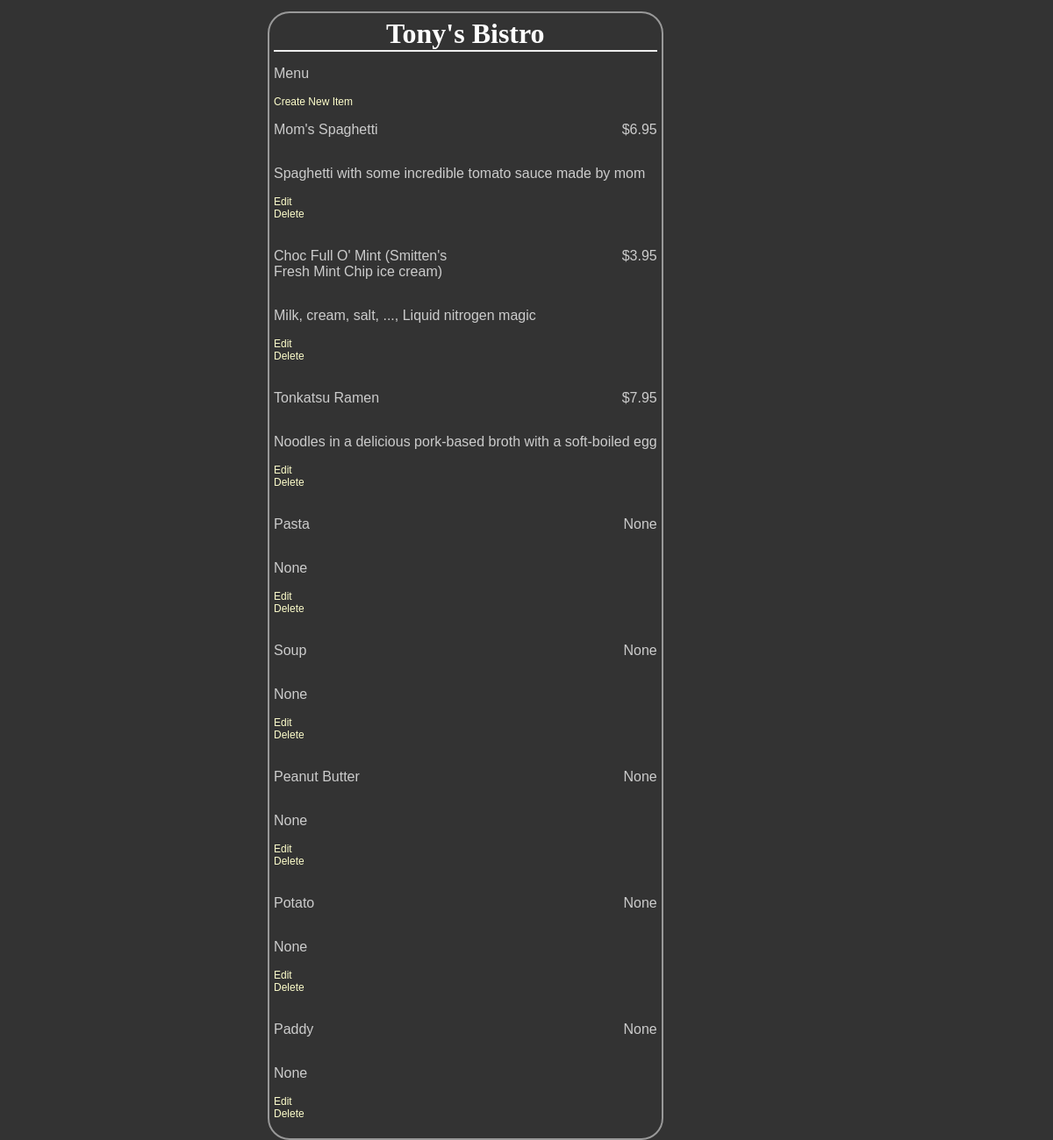
/restaurants/9/, run on the app's committed database.
### db_setup.py (models this page shows, shortened)
class Restaurant(Base):
    __tablename__ = 'restaurant'
    rid = Column(Integer, primary_key=True)
    name = Column(String(250), nullable=False)

class MenuItem(Base):
    __tablename__ = 'menu_item'
    name = Column(String(80), nullable=False)
    mid = Column(Integer, primary_key=True)
    description = Column(String(250))
    price = Column(String(8))
    course = Column(String(250))
    restaurant_id = Column(Integer, ForeignKey('restaurant.rid'))
    restaurant = relationship(Restaurant)

### project.py (the view)
@app.route('/restaurants/<int:restaurant_id>/')
def restaurantMenu(restaurant_id):
    restaurant = session.query(Restaurant).filter_by(rid = restaurant_id).one()
    items = session.query(MenuItem).filter_by(restaurant_id = restaurant.rid)
    return render_template('menu.html', restaurant = restaurant, items = items)

### templates/menu.html (shortened to what this page needs)
<html>
<head>
	<link rel=stylesheet type=text/css href="{{ url_for('static', filename='styles.css') }}">
	</head>
<body>
<div class = 'pane'>
		<div class = 'header'>
		<h1>{{ restaurant.name }}</h1>
	</div>
<p>Menu</p>
<a href='{{url_for('newMenuItem', restaurant_id = restaurant.rid) }}'>Create New Item</a>
{% for i in items %}
<div>
    <div class = 'nameAndPrice'>
		<span class = 'name'><p>{{i.name}}</p></span>
		<span class = 'price'>
		<p>{{i.price}} </p>
	</span>
	</div>
	<div class = 'description'>
		<p>{{i.description}}</p>
	</div>
	<div class = "editdeletepane">
	<a href='{{url_for('editMenuItem', restaurant_id = restaurant.rid, menu_id = i.mid) }}'>Edit</a>
	<a href = '{{url_for('deleteMenuItem', restaurant_id = restaurant.rid, menu_id = i.mid ) }}'>Delete</a>
	</div>
{% endfor %}
</div>
</div>
</body>
</html>

### static/styles.css (style rules this page uses)
body { font-family: sans-serif; background-image: url('img3.jpg'); background-color: #333333 }
h1, h2, h3, h4 { color: #FFFFFF; }
h1, h2 { font-family: 'Georgia', serif; margin: 0; }
h1 { border-bottom: 2px solid #eee; }
p, dd, dt { color: #CCCCCC; }
a { text-decoration: none; color:#FFFFCC; font-size: .75em; }
.pane { position:absolute; left: 25%; border: 2px solid; border-radius: 25px; padding: 5px; margin: 5px; border-color: #999999; background-color: #333333 }
.header { left:50%; text-align: center; }
.name { width:50%;display: inline-block; float: center; }
.price { text-align: right; width:50%; float: right; }

### data on the page
Restaurant: name "Tony's Bistro"
MenuItem: name "Mom's Spaghetti", price "$6.95", description "Spaghetti with some incredible tomato sauce made by mom"
MenuItem: name "Choc Full O' Mint (Smitten's Fresh Mint Chip ice cream)", price "$3.95", description "Milk, cream, salt, ..., Liquid nitrogen magic"
MenuItem: name "Tonkatsu Ramen", price "$7.95", description "Noodles in a delicious pork-based broth with a soft-boiled egg"
MenuItem: name "Pasta", price "None", description "None"
MenuItem: name "Soup", price "None", description "None"
MenuItem: name "Peanut Butter", price "None", description "None"
MenuItem: name "Potato", price "None", description "None"
MenuItem: name "Paddy", price "None", description "None"
